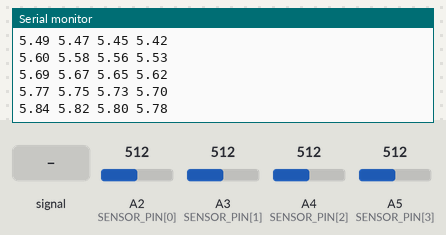
Simulated run of this sketch. Board: Arduino Uno, built with avr-gcc and run on an emulated ATmega328P. Shown: the last lines printed to the serial monitor. Inputs (shaded band) come from the test bench; at power-on: A2 (SENSOR_PIN[0]) = 512, A3 (SENSOR_PIN[1]) = 512, A4 (SENSOR_PIN[2]) = 512, A5 (SENSOR_PIN[3]) = 512. Random numbers use the default seed unless the sketch sets one.

Above: at 1.2 s.
1.3 s: A2 (SENSOR_PIN[0]) fed a 200 Hz sine of ±81 counts around its level
At 1.64 s:
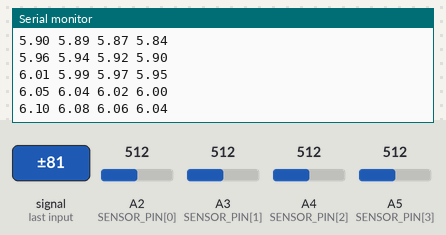
2.8 s: A2 (SENSOR_PIN[0]) set to 716
At 2.87 s:
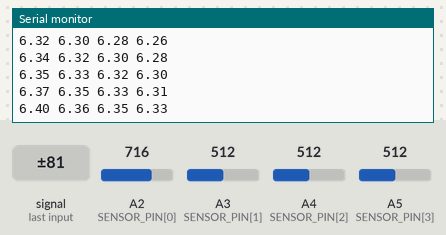
4.3 s: A3 (SENSOR_PIN[1]) set to 716
At 4.31 s:
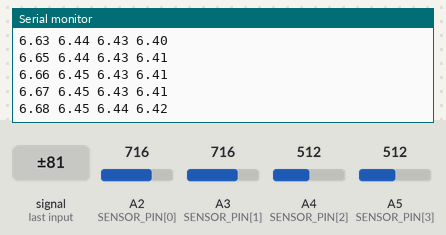
5.8 s: A4 (SENSOR_PIN[2]) set to 716
At 5.85 s:
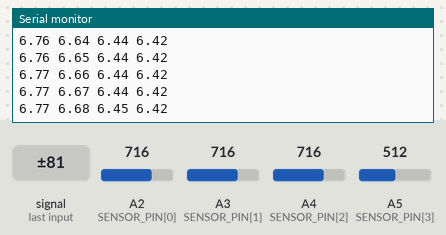
7.3 s: A5 (SENSOR_PIN[3]) set to 716
At 7.39 s:
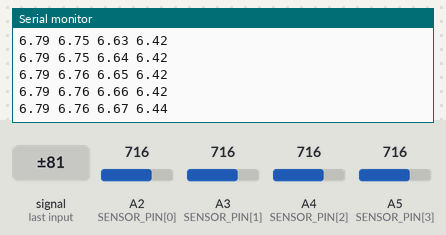
8.8 s: A2 (SENSOR_PIN[0]) set to 992
At 8.82 s:
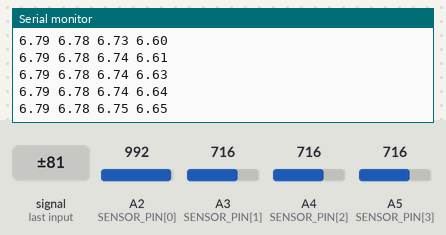
Timing chart, 0 to 11.8 s (numbered marks = the images above; inputs shaded):
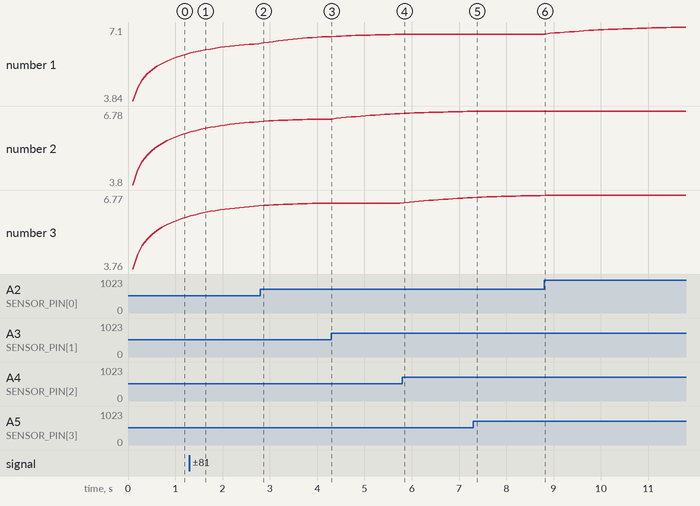

The sketch:

new3Db.ino.ino
```cpp
/*
  #include <SoftwareSerial.h>
  #include <math.h>
  For more info, see: http://arduino.cc/en/Reference/Define
*/
// Sensors
#define NUM_SENSORS 4
const int SENSOR_PIN[] = {A2, A3, A4, A5}; // Input pin aliases
const double BIAS_S[] = {1.0, 1.0, 1.0, 1.0}; // Bias for each raw channel

// Array to store input reads from analog
double sensorVal[NUM_SENSORS];
#define DELAY_TIME_ANALOG 0.1 // time delay between analog samples in microseconds

// Windowed Sampling parameters
#define NUM_SAMPLES 150 // number of samples in a window of (0.1 second)
#define AVG_WINDOW_SIZE 50 //
double array_rms_s[NUM_SENSORS][AVG_WINDOW_SIZE];
int counterArray = 0;

// Decaying Max parameters
#define DECAY_MIN 0.001
double decaying_max[] = {DECAY_MIN, DECAY_MIN, DECAY_MIN, DECAY_MIN};
long decay_cnt = 0;
#define DECAY_MAX_CONST 2
#define DECAY_MAX_LIN 0
#define DECAY_MAX_LINLOG 0.15
#define DECAY_MAX_SQ 0
#define DECAY_MAX_ROOT 0
#define DECAY_MAX_LOG 0
#define DECAY_MAX_AMP 0.025

// Averaged window memory shape factors:
#define AVG_MEM_CONST 0
#define AVG_MEM_LIN 1.0
#define AVG_MEM_SQ 1.0
#define AVG_MEM_ROOT 1.0

// Variables for 4 sensor signal manipulation:
#define NEW_DIFF 1
#define AMP_DIFF_OLD 1.0
#define AMP_DIFF_OLD_RADIUS 0.1
#define AMP_DIFF_NEW 5.0
#define AMP_DIFF_NEW_RADIUS .001
#define RMS_AVG_AMP_MOD 0.5

// Print Modes and Parameters
#define PRINT_RMS_RAW 0
#define PRINT_RMS_AVG 0
#define USE_DECAY_MAX 0
#define PRINT_RMS_MAX_DECAY 0
#define PRINT_RMS_DIFF 0
#define PRINT_RMS_MOD 0
#define PRINT_RMS_LOG 1
#define PRINT_NUM_DECIMALS 2
#define PRINT_DELAY 2
#define SEE_WAVEFORM_OLD 0
int PRINT_CHANNEL_S[] = {1, 1, 1, 1};

// Fake Input Parameters
#define FAKE_INPUT false
const double FAKE_BIAS_S[] = {5.0, 3.11, 8.52, 10.71};
const double FAKE_CROSSTALK_S[] = {0.12, 0.1, 0.05, 0.001};
int cntFakeTime = 0;
const double SPEED_ACT_MOD[] = {0.05, 0.056, 0.04, 0.045};
#define SPEED_CNST_HELD 0.08
#define ANGLE_PHASE 0.7
#define ANGLE_PHASE_SLOW 0.001
#define CHANNEL_SWITCH_INTERVAL 200
#define CHANNEL_SWITCHING 1

// Log Output parameters
#define RMS_MOD_MIN_RANGE 0.05 // Keep modulated rms output above this value
#define LOG_MAX_RANGE 20 // Keep log output below this value

void randWave(double a[]) {
  double sqwave_s[NUM_SENSORS];
  long randNoise;
  int channel_ON;
  for (int sensorNum = 0; sensorNum < NUM_SENSORS; sensorNum++) {
    randNoise = random(11);
    sqwave_s[sensorNum] = (sensorNum + 1) * ANGLE_PHASE * (1 + randNoise / 50.0);
    randNoise = random(11);
    sqwave_s[sensorNum] = sq(sin(sqwave_s[sensorNum] + SPEED_CNST_HELD * cntFakeTime * (1 + randNoise / 20.0)));
    randNoise = random(11);
    sqwave_s[sensorNum] = (randNoise / 10.0) * sqwave_s[sensorNum];
    randNoise = random(11);
    sqwave_s[sensorNum] = sqwave_s[sensorNum] * FAKE_BIAS_S[sensorNum] * sq(sin(cntFakeTime * (SPEED_ACT_MOD[sensorNum] * (1 + randNoise / 50) + ANGLE_PHASE_SLOW) + sensorNum * ANGLE_PHASE * (1 + randNoise / 60.0)));
  }
  for (int sensorNum = 0; sensorNum < NUM_SENSORS; sensorNum++) {
    if (CHANNEL_SWITCHING) {
      if ((((int)((cntFakeTime % (NUM_SENSORS * CHANNEL_SWITCH_INTERVAL)) / (CHANNEL_SWITCH_INTERVAL + 0.0))) % NUM_SENSORS) == sensorNum) {
        channel_ON = 1;
      } else {
        channel_ON = 0;
      }
    } else {
      channel_ON = 1;
    }
    a[sensorNum] = channel_ON * sqwave_s[sensorNum];
    for (int sensorNumOther = 1; sensorNumOther < NUM_SENSORS - 1; sensorNumOther++) {
      a[sensorNum] = a[sensorNum] + FAKE_CROSSTALK_S[sensorNum] * sqwave_s[(sensorNum + sensorNumOther) % NUM_SENSORS];
    }
  }
  cntFakeTime++;
}

void setup() {
  Serial.begin(9600); //This line tells the Serial port to begin communicating at 9600 bauds
  for (int sensorNum = 0; sensorNum < NUM_SENSORS; sensorNum++) {
    pinMode(SENSOR_PIN[sensorNum], INPUT);
    digitalWrite(SENSOR_PIN[sensorNum], LOW);
  }
  //randomSeed(SENSOR_PIN[0]);
}

// Takes weighted average, weight shape depending on factors defined at the top
double window_weighted_avg(double a[], int index) {
  double array_weighted_avg = a[index] * (AVG_MEM_CONST + AVG_MEM_ROOT * sqrt(AVG_WINDOW_SIZE) + AVG_MEM_LIN * AVG_WINDOW_SIZE + AVG_MEM_SQ * sq(AVG_WINDOW_SIZE));
  for (int ishift = 1; ishift < AVG_WINDOW_SIZE; ishift++) {
    index = index - 1;
    if (index < 0) {
      index = AVG_WINDOW_SIZE - 1;
    }
    array_weighted_avg = array_weighted_avg + a[index] * (AVG_MEM_CONST + AVG_MEM_ROOT * sqrt(AVG_WINDOW_SIZE - ishift) + AVG_MEM_LIN * (AVG_WINDOW_SIZE - ishift) + AVG_MEM_SQ * sq(AVG_WINDOW_SIZE - ishift));
  }
  array_weighted_avg = array_weighted_avg / (AVG_WINDOW_SIZE * (AVG_MEM_CONST + 0.6 * AVG_MEM_ROOT * sqrt(AVG_WINDOW_SIZE) + 0.5 * AVG_MEM_LIN * AVG_WINDOW_SIZE + 0.3 * AVG_MEM_SQ * sq(AVG_WINDOW_SIZE)));
  return array_weighted_avg;
}

// Returns max value of input array
double array_max(double a[]) {
  double max_value = 0.0;
  for (int i = 0; i < AVG_WINDOW_SIZE; i++) {
    max_value = max(max_value, a[i]);
  }
  return max_value;
}

// Prints data contents of array holding sensor input
void printArray(double a[]) {
  if (SEE_WAVEFORM_OLD) {
    if (NUM_SENSORS > 1) {
      for (int sensorNum = 0; sensorNum < NUM_SENSORS; sensorNum++) {
        if (PRINT_CHANNEL_S[sensorNum]) {
          Serial.print(a[sensorNum]);
          delay(PRINT_DELAY);
          Serial.print(" ");
          delay(PRINT_DELAY);
        }
      }
    }
    Serial.println();
    delay(PRINT_DELAY);
  } else {
    String toPrint;
    if (PRINT_CHANNEL_S[0]) {
      toPrint = String(a[0], PRINT_NUM_DECIMALS);
    }

    for (int sensorNum = 1; sensorNum < NUM_SENSORS; sensorNum++) {
      if (PRINT_CHANNEL_S[sensorNum]) {
        /*if (toPrint.length() > 0) {
          toPrint = toPrint + " ";
          }*/
        toPrint = toPrint + " " + String(a[sensorNum], PRINT_NUM_DECIMALS);
      }
    }
    Serial.print(toPrint);
    delay(PRINT_DELAY);
    Serial.println();
    delay(PRINT_DELAY);
  }
}

void loop() {
  // *** Raw RMS Signal ***
  // get rms over a sample window of size NUM_SAMPLES
  double sumSquares_s[NUM_SENSORS];
  for (int sensorNum = 0; sensorNum < NUM_SENSORS; sensorNum++) {
    sumSquares_s[sensorNum] = 0.0;
  }
  for (int counterRMS = 0; counterRMS < NUM_SAMPLES; counterRMS++)
  {
    for (int sensorNum = 0; sensorNum < NUM_SENSORS; sensorNum++) {
      sensorVal[sensorNum] = analogRead(SENSOR_PIN[sensorNum]);
      sumSquares_s[sensorNum] = sumSquares_s[sensorNum] + sq(sensorVal[sensorNum]);
      delay(DELAY_TIME_ANALOG);
    }
  }
  // obtain raw rms
  double rms_raw_s[NUM_SENSORS];
  if (FAKE_INPUT) {
    randWave(rms_raw_s);
  } else {
    for (int sensorNum = 0; sensorNum < NUM_SENSORS; sensorNum++) {
      rms_raw_s[sensorNum] = BIAS_S[sensorNum] * sqrt(sumSquares_s[sensorNum] / NUM_SAMPLES);
    }
  }
  // print raw rms
  if (PRINT_RMS_RAW) printArray(rms_raw_s);

  // *** Averaged RMS Signal ***
  // obtain weighted rms over a time window of size AVG_WINDOW_SIZE
  for (int sensorNum = 0; sensorNum < NUM_SENSORS; sensorNum++) {
    array_rms_s[sensorNum][counterArray] = rms_raw_s[sensorNum];
  }
  double rms_avg_s[NUM_SENSORS];
  for (int sensorNum = 0; sensorNum < NUM_SENSORS; sensorNum++) {
    rms_avg_s[sensorNum] = window_weighted_avg(array_rms_s[sensorNum], counterArray);
  }
  // print averaged rms
  if (PRINT_RMS_AVG) printArray(rms_avg_s);

  // *** Manipulating 4-sensor signal ***
  // decaying max
  double decay_rate;
  if (USE_DECAY_MAX) {
    for (int sensorNum = 0; sensorNum < NUM_SENSORS; sensorNum++) {
      if (rms_avg_s[sensorNum] > decaying_max[sensorNum]) {
        decaying_max[sensorNum] = rms_avg_s[sensorNum];
        decay_cnt = 0;
      }
      rms_avg_s[sensorNum] = decaying_max[sensorNum];
      decay_rate = DECAY_MAX_CONST +  (DECAY_MAX_LIN + DECAY_MAX_LINLOG * log(decay_cnt + 1)) * decay_cnt + DECAY_MAX_SQ * sq(decay_cnt) +  DECAY_MAX_ROOT * sqrt(decay_cnt) + DECAY_MAX_LOG * log(decay_cnt + 1);
      decay_rate = decay_rate * DECAY_MAX_AMP;
      decaying_max[sensorNum] = decaying_max[sensorNum] * (1.001 - min(decay_rate, 1));
      decaying_max[sensorNum] = max(decaying_max[sensorNum], DECAY_MIN);
    }
    decay_cnt++;
    // print decaying max
    if (PRINT_RMS_MAX_DECAY) printArray(decaying_max);
  }

  // getting and amplifying differences
  double rms_diff_s[NUM_SENSORS];
  double rms_radius_norm = 0.0; // signal strength norm
  for (int sensorNum = 0; sensorNum < NUM_SENSORS; sensorNum++) {
    rms_radius_norm = rms_radius_norm + sq(rms_avg_s[sensorNum]);
  }
  rms_radius_norm = sqrt(rms_radius_norm) / NUM_SENSORS;
  if (NEW_DIFF) {
    int rank[NUM_SENSORS] = {1, 1, 1, 1};
    // get rank of signals in terms of size
    for (int sensorNum = 0; sensorNum < NUM_SENSORS - 1; sensorNum++) {
      for (int sensorNumOther = sensorNum + 1; sensorNumOther < NUM_SENSORS; sensorNumOther++) {
        if (rms_avg_s[sensorNum] < rms_avg_s[sensorNumOther]) {
          rank[sensorNumOther] = rank[sensorNumOther] + 1;
        } else {
          rank[sensorNum] = rank[sensorNum] + 1;
        }
      }
    }
    for (int sensorNum = 0; sensorNum < NUM_SENSORS; sensorNum++) {
      rms_diff_s[sensorNum] = sqrt((1 + rms_radius_norm * AMP_DIFF_NEW_RADIUS) * AMP_DIFF_NEW * rms_avg_s[sensorNum] * rank[sensorNum] / NUM_SENSORS);
    }
  } else {
    double rms_diff_norm = 1.0; // signal difference norm
    for (int sensorNum = 0; sensorNum < NUM_SENSORS; sensorNum++) {
      for (int sensorNumOther = sensorNum + 1; sensorNumOther < NUM_SENSORS; sensorNumOther++) {
        rms_diff_norm = rms_diff_norm + sq(rms_avg_s[sensorNumOther] - rms_avg_s[sensorNum]);
      }
    }
    rms_diff_norm = sqrt(rms_diff_norm);
    // relative distance of a channel relative to the other's average
    for (int sensorNum = 0; sensorNum < NUM_SENSORS; sensorNum++) {
      rms_diff_s[sensorNum] = 4 * rms_avg_s[sensorNum];
      for (int sensorNumOther = 0; sensorNumOther < NUM_SENSORS; sensorNumOther++) {
        rms_diff_s[sensorNum] = rms_diff_s[sensorNum] - rms_avg_s[sensorNumOther];
      }
    }
    // ~sign of distance from avg (& avoiding division by zero):
    for (int sensorNum = 0; sensorNum < NUM_SENSORS; sensorNum++) {
      rms_diff_s[sensorNum] = rms_diff_s[sensorNum] / (abs(rms_diff_s[sensorNum]) + 1.0);
    }
    // capture relevant (signed & normalized) radius of distances:
    double rms_diff_shift_norm = 0.0;
    for (int sensorNum = 0; sensorNum < NUM_SENSORS; sensorNum++) {
      double square_of_diff_sum = 0.0;
      for (int sensorNumOtherDummy = 1; sensorNumOtherDummy < NUM_SENSORS; sensorNumOtherDummy++) {
        int sensorNumOther = sensorNum + sensorNumOtherDummy;
        if (sensorNumOther >= NUM_SENSORS) sensorNumOther = sensorNumOther - NUM_SENSORS; // correct index overflow
        square_of_diff_sum = square_of_diff_sum + sq(rms_avg_s[sensorNumOther] - rms_avg_s[sensorNum]);
      }
      rms_diff_s[sensorNum] = (rms_diff_s[sensorNum] * sqrt(square_of_diff_sum)) / rms_diff_norm;
      rms_diff_shift_norm = rms_diff_shift_norm + abs(rms_diff_s[sensorNum]);
    }
    for (int sensorNum = 0; sensorNum < NUM_SENSORS; sensorNum++) {
      // shift differences relative to norm to make them positive
      rms_diff_s[sensorNum] = rms_diff_s[sensorNum] + rms_diff_shift_norm;
      // amplify original averaged signal with this difference, including a factor for when there is more overall sensor activity
      rms_diff_s[sensorNum] = (1 + rms_radius_norm * AMP_DIFF_OLD_RADIUS) * AMP_DIFF_OLD * rms_diff_s[sensorNum];
    }
  }
  // print differences:
  if (PRINT_RMS_DIFF) printArray(rms_diff_s);

  // Modulate signal between average rms and amplified difference
  double rms_mod_s[NUM_SENSORS];
  for (int sensorNum = 0; sensorNum < NUM_SENSORS; sensorNum++) {
    rms_mod_s[sensorNum] = 2 * (RMS_AVG_AMP_MOD * rms_avg_s[sensorNum]  + (1 - RMS_AVG_AMP_MOD) * rms_diff_s[sensorNum]);
  }
  // print them
  if (PRINT_RMS_MOD) printArray(rms_mod_s);

  // take log of signals
  double logrms_mod_s[NUM_SENSORS];
  for (int sensorNum = 0; sensorNum < NUM_SENSORS; sensorNum++) {
    if (rms_mod_s[sensorNum] < RMS_MOD_MIN_RANGE) rms_mod_s[sensorNum] = RMS_MOD_MIN_RANGE; // truncate to avoid zero-input errors
    logrms_mod_s[sensorNum] = log(rms_mod_s[sensorNum]);
    if (logrms_mod_s[sensorNum] > LOG_MAX_RANGE) logrms_mod_s[sensorNum] = LOG_MAX_RANGE; // limit upper range to a fixed number
  }
  // print them
  if (PRINT_RMS_LOG) printArray(logrms_mod_s);

  // increase counter for window
  counterArray++;
  if (counterArray >= AVG_WINDOW_SIZE) {
    counterArray = 0;
  }

}
```

Measured:
- after the input at 1.3 s, the serial monitor: prints a new line after 0.34 s (image 1)
- after the input at 2.8 s, the serial monitor: prints a new line after 0.07 s (image 2)
- after the input at 5.8 s, the serial monitor: prints a new line at once (image 4)
- after the input at 7.3 s, the serial monitor: prints a new line after 0.08 s (image 5)
- plotted number 1: 5.9 → 6.37 after the input at 1.3 s, 6.37 → 6.67 after the input at 2.8 s, 6.79 → 7.1 after the input at 8.8 s
